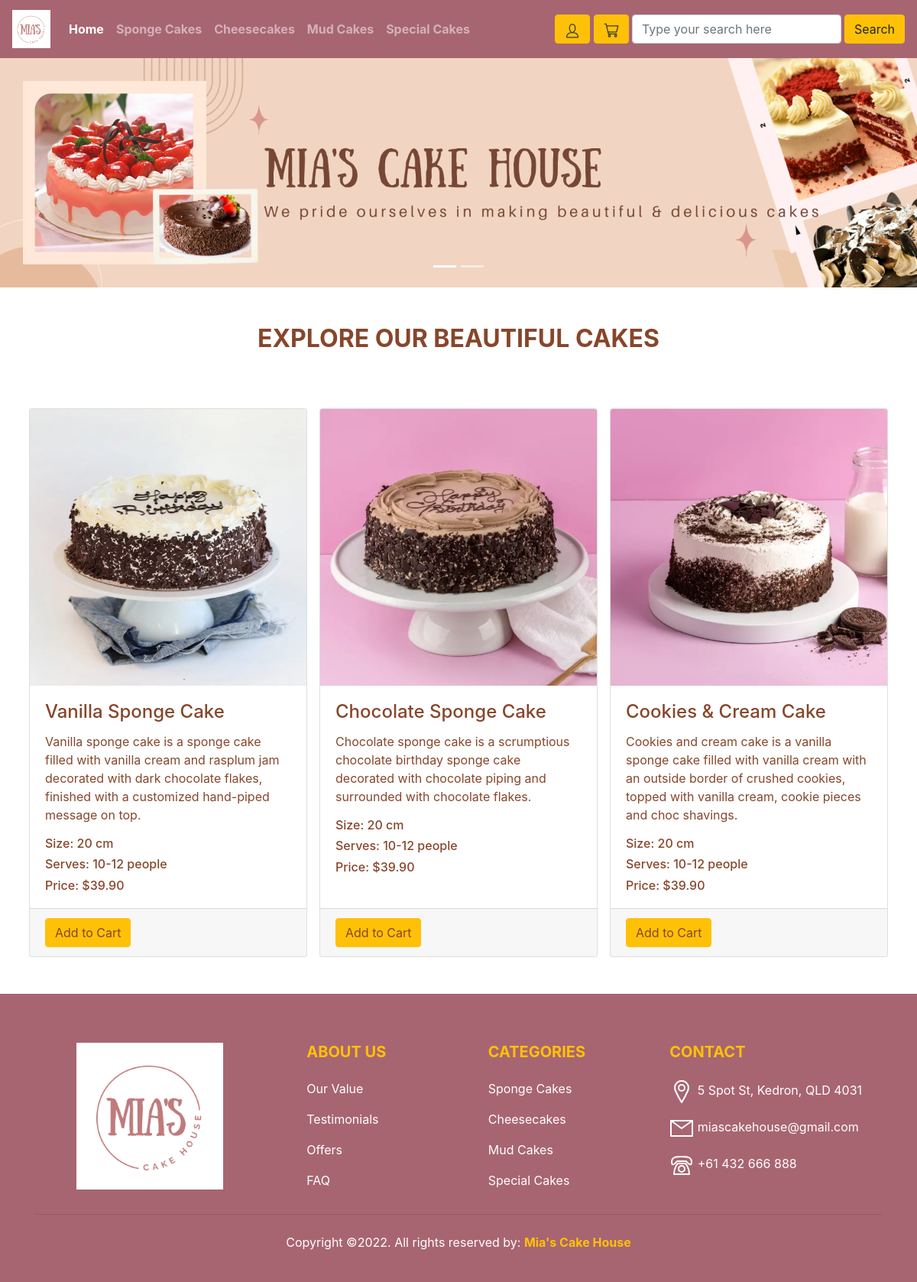
Page /cakes/1/ on the committed database.
### miascakehouse/models.py (models this page shows, shortened)
class Cake(db.Model):
    __tablename__='cakes'
    id = db.Column(db.Integer, primary_key=True)
    name = db.Column(db.String(64),nullable=False)
    description = db.Column(db.String(500), nullable=False)
    image = db.Column(db.String(60), nullable=False)
    size = db.Column(db.String(64),nullable=False)
    serves = db.Column(db.String(64),nullable=False)
    price = db.Column(db.Float, nullable=False)
    category_id = db.Column(db.Integer, db.ForeignKey('categories.id'))

### miascakehouse/views.py (the view)
@bp.route('/cakes/<int:categoryid>/')
def categorycakes(categoryid):
    cakes = Cake.query.filter(Cake.category_id == categoryid)
    return render_template('categorycakes.html', cakes=cakes)

### miascakehouse/forms.py
class SearchForm(FlaskForm):
    searched = StringField("Searched",validators=[InputRequired()])
    submit = SubmitField("Search")

### miascakehouse/views.py (called while the page is built)
@bp.context_processor
def base():
    form = SearchForm()
    return dict(form=form)

### miascakehouse/templates/categorycakes.html (shortened to what this page needs)
{% extends 'base.html' %}
{% block main %}
<section>
<div class="container">
    <div class="row mt-5 mb-3">
        <div class = "col-md-6 offset-md-3 text-center">
            <div class="font-weight-bold" style="color:rgb(135, 70, 43)">
                <h2><strong>EXPLORE OUR BEAUTIFUL CAKES</strong></h2>
            </div>
        </div>
    </div>
    <div class="card-deck">
        {% for cake in cakes%}
        <div class="card mx-2 my-5">
            <img class="card-img-top" src="{{url_for('static', filename='image/'+cake.image)}}" alt="Cake image">
            <div class="card-body">
                <h4 class="card-title" style="color:rgb(135, 70, 43)">{{cake.name}}</h4>
                <p class="card-text" style="color:rgb(135, 70, 43)">{{cake.description}}</p>
                <h6 class="card-text" style="color:rgb(135, 70, 43)">Size: {{cake.size}}</h6>
                <h6 class="card-text" style="color:rgb(135, 70, 43)">Serves: {{cake.serves}}</h6>
                <h6 class="card-text" style="color:rgb(135, 70, 43)">Price: {{"$%.2f"|format(cake.price)}}</h6>
            </div>
            <div class="card-footer">
                <form action="{{ url_for('main.order') }}">
                    <input class="btn btn-warning" style="color:rgb(135, 70, 43)" type="submit" value="Add to Cart">
                </form>
            </div>
        </div>
        {% endfor %}
    </div>
</div>
</section>
{% endblock %}

### rows in the picture
Cake: image (picture), name "Vanilla Sponge Cake", description "Vanilla sponge cake is a sponge cake filled with vanilla cream and rasplum jam decorated with dark chocolate flakes, finished with a customized hand-piped message on top.", size "20 cm", serves "10-12 people", price "$39.90"
Cake: image (picture), name "Chocolate Sponge Cake", description "Chocolate sponge cake is a scrumptious chocolate birthday sponge cake decorated with chocolate piping and surrounded with chocolate flakes.", size "20 cm", serves "10-12 people", price "$39.90"
Cake: image (picture), name "Cookies & Cream Cake", description "Cookies and cream cake is a vanilla sponge cake filled with vanilla cream with an outside border of crushed cookies, topped with vanilla cream, cookie pieces and choc shavings.", size "20 cm", serves "10-12 people", price "$39.90"
